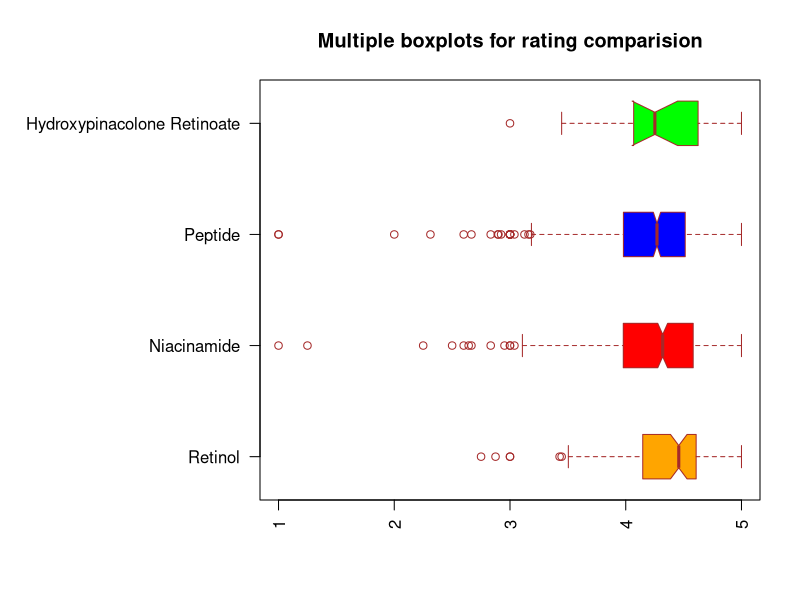
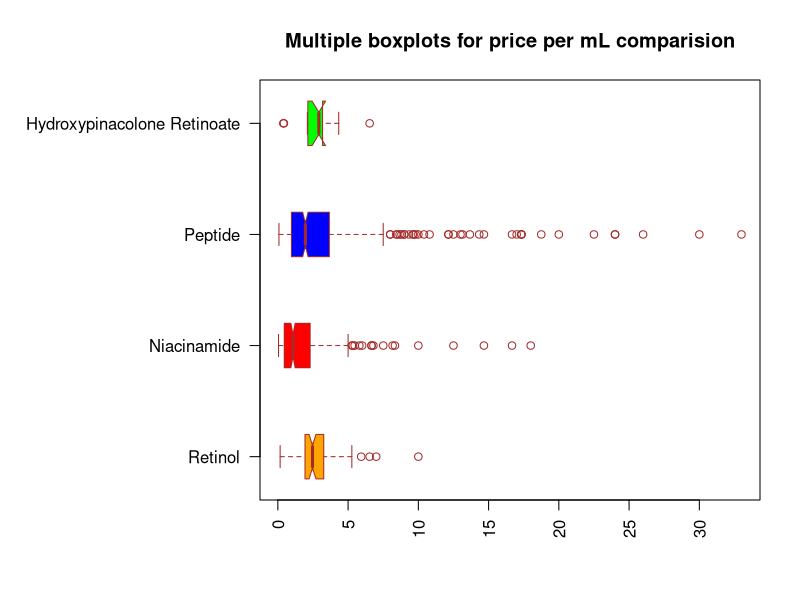
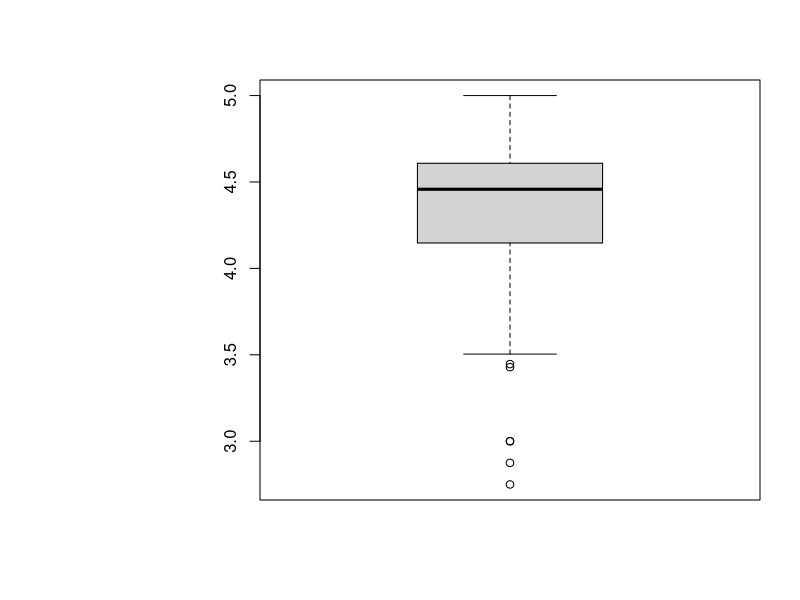
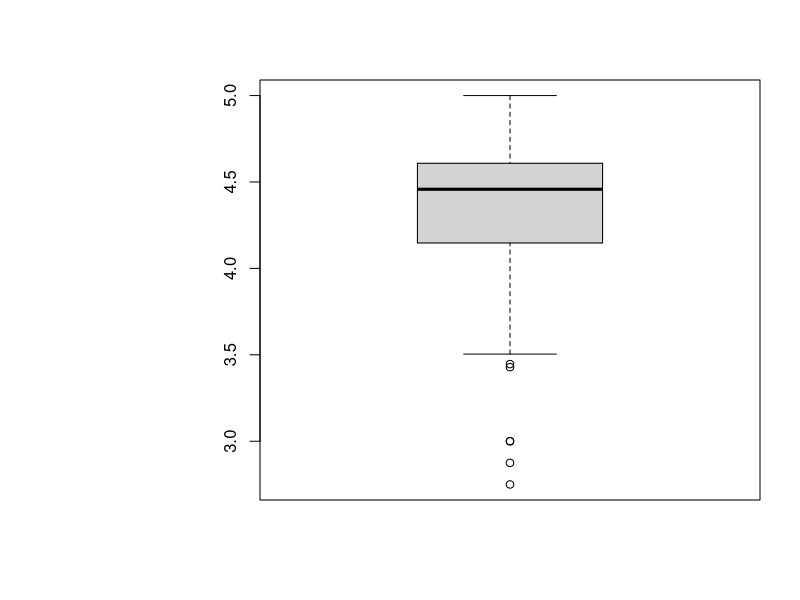
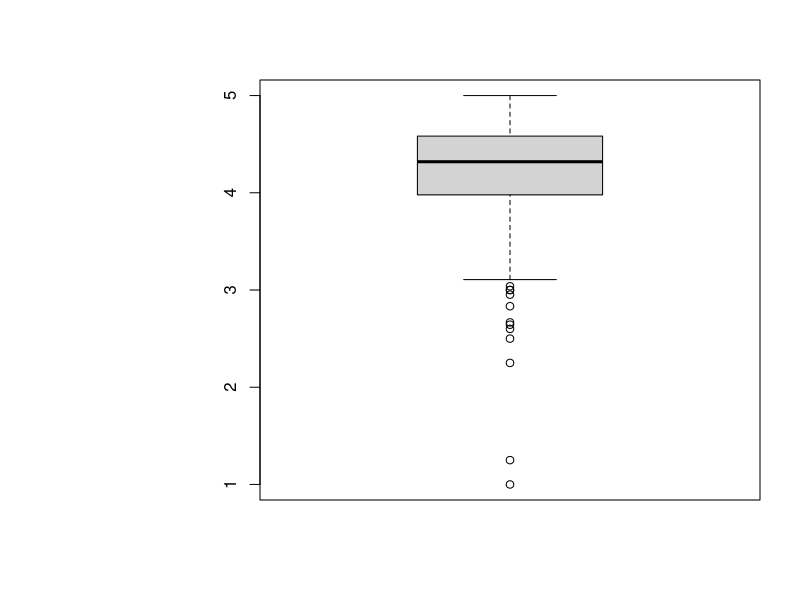
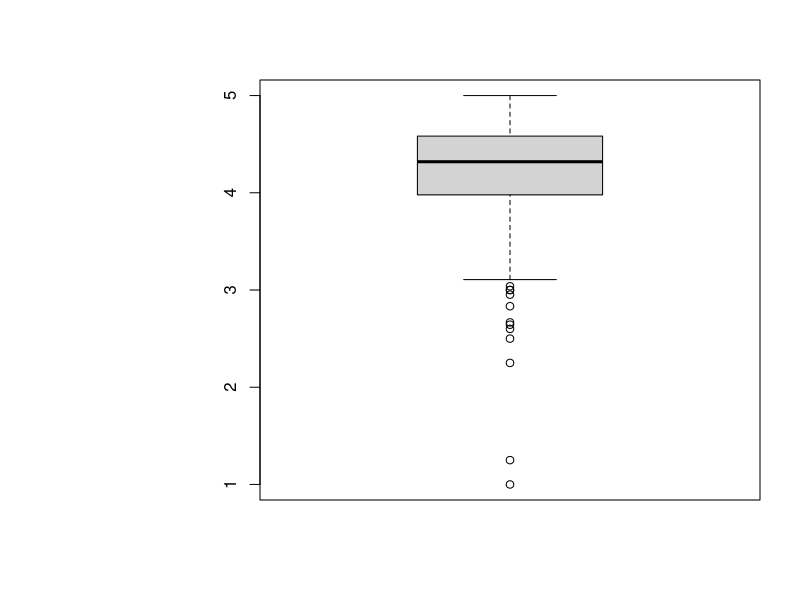
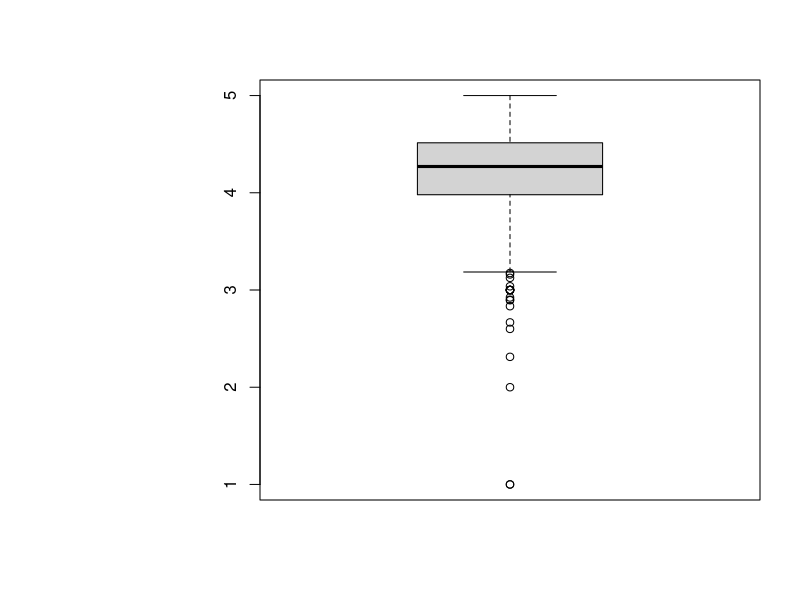
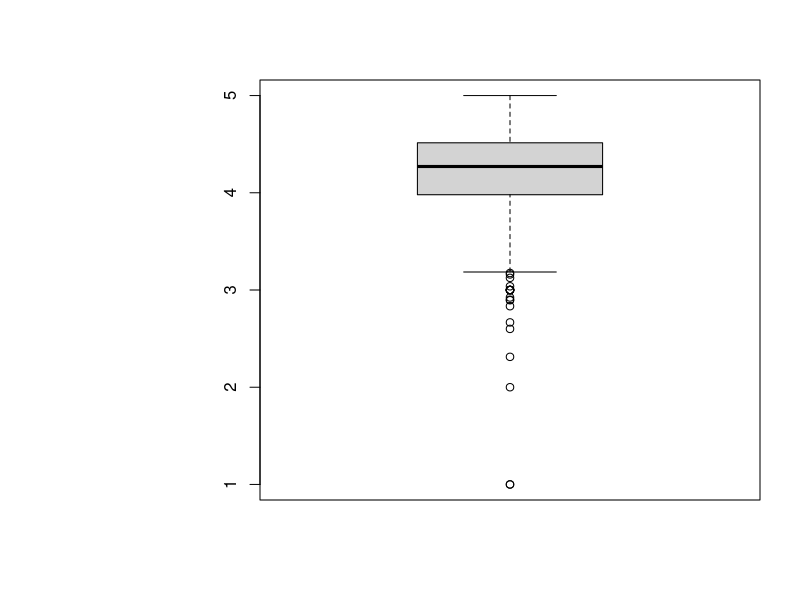

The R script that drew these images, in order:
# Load the dplyr package
library(dplyr)
par(mar = c(5, 13, 4, 2))  # Increase the left margin to see plot

# Read the existing CSV file
retinol_data <- read.csv("sephora_filtered_retinol.csv")
niacinamide_data <- read.csv("sephora_filtered_niacinamide.csv")
peptide_data <- read.csv("sephora_filtered_peptide.csv")
hydroxypinacolone_retinoate_data <- read.csv("sephora_filtered_hydroxypinacolone_retinoate.csv")

boxplot(retinol_data$rating, niacinamide_data$rating, peptide_data$rating, hydroxypinacolone_retinoate_data$rating,
        main = "Multiple boxplots for rating comparision",
        at = c(1,3,5,7),
        names = c("Retinol", "Niacinamide", "Peptide", "Hydroxypinacolone Retinoate"),
        las = 2,
        col = c("orange","red", "blue", "green"),
        border = "brown",
        horizontal = TRUE,
        notch = TRUE
)

#stats analysis - rating
boxplot.stats(retinol_data$rating)
boxplot.stats(niacinamide_data$rating)
boxplot.stats(peptide_data$rating)
boxplot.stats(hydroxypinacolone_retinoate_data$rating)


library(stringr)

retinol_data <- retinol_data %>%
  mutate(
    ml = as.numeric(str_extract(size, "\\d+(?=\\s*mL)")),  # Extracts numbers followed by " mL"
    price_per_ml = ifelse(!is.na(ml), price_usd / ml, NA)  # Divides the price by mL if mL is not NA
  )

niacinamide_data <- niacinamide_data %>%
  mutate(
    ml = as.numeric(str_extract(size, "\\d+(?=\\s*mL)")),  # Extracts numbers followed by " mL"
    price_per_ml = ifelse(!is.na(ml), price_usd / ml, NA)  # Divides the price by mL if mL is not NA
  )

peptide_data <- peptide_data %>%
  mutate(
    ml = as.numeric(str_extract(size, "\\d+(?=\\s*mL)")),  # Extracts numbers followed by " mL"
    price_per_ml = ifelse(!is.na(ml), price_usd / ml, NA)  # Divides the price by mL if mL is not NA
  )

hydroxypinacolone_retinoate_data <- hydroxypinacolone_retinoate_data %>%
  mutate(
    ml = as.numeric(str_extract(size, "\\d+(?=\\s*mL)")),  # Extracts numbers followed by " mL"
    price_per_ml = ifelse(!is.na(ml), price_usd / ml, NA)  # Divides the price by mL if mL is not NA
  )

boxplot(retinol_data$price_per_ml, niacinamide_data$price_per_ml, peptide_data$price_per_ml, hydroxypinacolone_retinoate_data$price_per_ml,
        main = "Multiple boxplots for price per mL comparision",
        at = c(1,3,5,7),
        names = c("Retinol", "Niacinamide", "Peptide", "Hydroxypinacolone Retinoate"),
        las = 2,
        col = c("orange","red", "blue", "green"),
        border = "brown",
        horizontal = TRUE,
        notch = TRUE
)

#stats analysis - price per ml
boxplot.stats(retinol_data$price_per_ml)
boxplot.stats(niacinamide_data$price_per_ml)
boxplot.stats(peptide_data$price_per_ml)
boxplot.stats(hydroxypinacolone_retinoate_data$price_per_ml)

#IQR Calculation - rating
boxplot(retinol_data$rating)$stats[4] - boxplot(retinol_data$rating)$stats[2] 
boxplot(niacinamide_data$rating)$stats[4] - boxplot(niacinamide_data$rating)$stats[2] 
boxplot(peptide_data$rating)$stats[4] - boxplot(peptide_data$rating)$stats[2] 
boxplot(hydroxypinacolone_retinoate_data$rating)$stats[4] - boxplot(hydroxypinacolone_retinoate_data$rating)$stats[2] 

#IQR Calculation - price per ml
boxplot(retinol_data$price_per_ml)$stats[4] - boxplot(retinol_data$price_per_ml)$stats[2] 
boxplot(niacinamide_data$price_per_ml)$stats[4] - boxplot(niacinamide_data$price_per_ml)$stats[2] 
boxplot(peptide_data$price_per_ml)$stats[4] - boxplot(peptide_data$price_per_ml)$stats[2] 
boxplot(hydroxypinacolone_retinoate_data$price_per_ml)$stats[4] - boxplot(hydroxypinacolone_retinoate_data$price_per_ml)$stats[2] 

#upper lower whisker range - rating
boxplot(retinol_data$rating)$stats[5] - boxplot(retinol_data$rating)$stats[1] 
boxplot(niacinamide_data$rating)$stats[5] - boxplot(niacinamide_data$rating)$stats[1] 
boxplot(peptide_data$rating)$stats[5] - boxplot(peptide_data$rating)$stats[1] 
boxplot(hydroxypinacolone_retinoate_data$rating)$stats[5] - boxplot(hydroxypinacolone_retinoate_data$rating)$stats[1] 

#upper lower whisker range - price per ml
boxplot(retinol_data$price_per_ml)$stats[5] - boxplot(retinol_data$price_per_ml)$stats[1] 
boxplot(niacinamide_data$price_per_ml)$stats[5] - boxplot(niacinamide_data$price_per_ml)$stats[1] 
boxplot(peptide_data$price_per_ml)$stats[5] - boxplot(peptide_data$price_per_ml)$stats[1] 
boxplot(hydroxypinacolone_retinoate_data$price_per_ml)$stats[5] - boxplot(hydroxypinacolone_retinoate_data$price_per_ml)$stats[1] 

#reset back plot size
par(mar = c(5, 4, 4, 2))